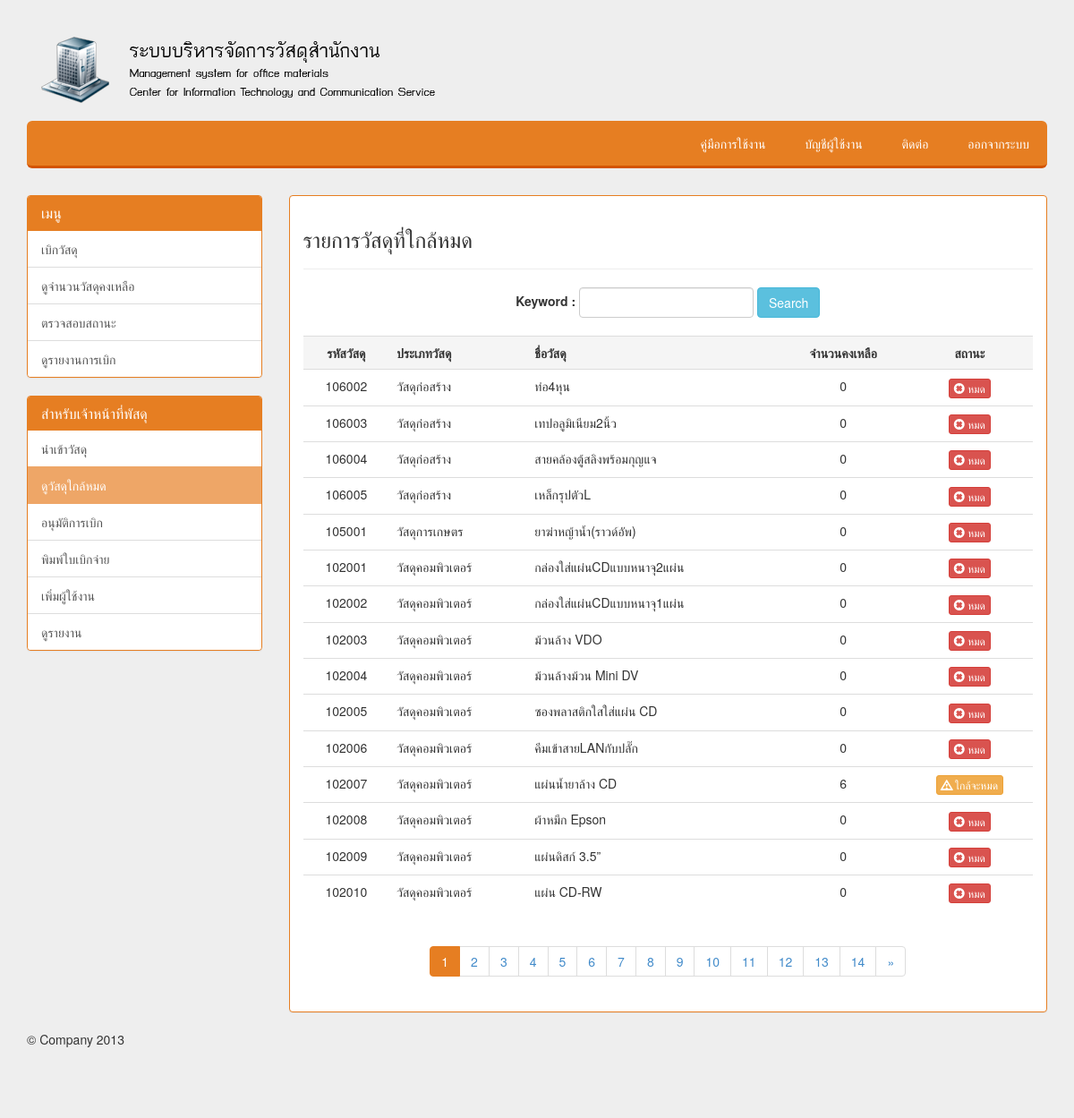
Screenshot of /closeout.php (signed in) with the database file from the repository.
### tables this page shows
CREATE TABLE `category` (
  `c_id` int(3) NOT NULL,
  `c_name` varchar(30) NOT NULL,
  `c_materialid` int(6) NOT NULL,
  `c_materialname` varchar(150) NOT NULL,
  `c_price` double NOT NULL,
  `c_number` int(6) NOT NULL
);

### closeout.php (the view, shortened to what this page needs)
<!DOCTYPE html>
<html>
<head>
  <link href="src/css/main.css" rel="stylesheet">
    <link href="src/css/bootstrap.css" rel="stylesheet">
    <link href="src/signin.css" rel="stylesheet">
    <link href="src/justified-nav.css" rel="stylesheet">
</head>
<body>
<br>
<div class="container">
<? require "menu.php"; ?>
 <div class="col-xs-11 col-sm-9" >
            <div id="tracking" class="panel panel-carot">
              <div class="panel-body">
                  <h3>รายการวัสดุที่ใกล้หมด</h3>
                   <hr>
                   <center>
                   <form class="form-inline" role="form" name="frmSearch" method="get" action="<?=$_SERVER['SCRIPT_NAME'];?>">
							<div class="form-group">
							    <label class="control-label" >Keyword : </label>
							</div>
							<div class="form-group">
							    <input name="keyword" class="form-control" type="text" id="keyword" value="<?=$_GET["keyword"];?>">
							</div>
						<input type="submit" class="btn btn-info" value="Search">
				   </form>
				</center><br>
					<?
					if($_GET["keyword"] != "")
						{
						$strSQL = "SELECT * FROM category WHERE (c_materialname LIKE '%".$_GET["keyword"]."%' or c_materialid LIKE '%".$_GET["keyword"]."%')";
						$objQuery = mysql_query($strSQL) or die ("Error Query [".$strSQL."]");
						$Num_Rows = mysql_num_rows($objQuery);
						$Per_Page = 10;
						$Page = $_GET["Page"];
						if(!$_GET["Page"])
						{
							$Page=1;
						}
						$Prev_Page = $Page-1;
						$Next_Page = $Page+1;
						$Page_Start = (($Per_Page*$Page)-$Per_Page);
						if($Num_Rows<=$Per_Page)
						{
							$Num_Pages =1;
						}
						else if(($Num_Rows % $Per_Page)==0)
						{
							$Num_Pages =($Num_Rows/$Per_Page) ;
						}
						else
						{
							$Num_Pages =($Num_Rows/$Per_Page)+1;
							$Num_Pages = (int)$Num_Pages;
						}
						$strSQL .=" order  by c_name ASC LIMIT $Page_Start , $Per_Page";
						$objQuery  = mysql_query($strSQL);
						?>
						<table class="table">
						  <tr>
							<th class="active"> <div align="center">รหัสวัสดุ </div></th>
							<th class="active">ประเภทวัสดุ </div></th>
							<th class="active">ชื่อวัสดุ </div></th>
							<th class="active"> <div align="center">จำนวนคงเหลือ </div></th>
							<th class="active"> <div align="center">สถานะ </div></th>
						  </tr>
						<?
						while($objResult = mysql_fetch_array($objQuery))
						{
						?>
						  <tr>
							<td><div align="center"><?=$objResult["c_materialid"];?></div></td>
							<td><?=$objResult["c_name"];?></div></td>
							<td><?=$objResult["c_materialname"];?></td>
							<td><div align="center"><?=$objResult["c_number"];?></td>
							<td><div align="center">
							<?
							if($objResult["c_number"] < 10 and  $objResult["c_number"] > 0){
								echo '<button type="button"class="btn btn-warning btn-xs mybtn">
                                <span class="glyphicon glyphicon-warning-sign"></span> '.ใกล้จะหมด.'
                        </button>';
							}
							elseif($objResult["c_number"] == 0 ){
								echo '<button type="button"class="btn btn-danger btn-xs mybtn">
                                <span class="glyphicon glyphicon-remove-sign"></span> '.หมด.'
                        </button>';
							}
							else{
								echo '<button type="button"class="btn btn-success btn-xs mybtn">
                                <span class="glyphicon glyphicon-ok-sign"></span> '.ปกติ.'
                        </button>';
							}
							?>
							</td>
						  </tr>
						<?
						}
						?>
						</table>
						<center>
						<?
						echo '<ul class="pagination">';
						if($Prev_Page)
						{
							echo "<li><a href='$_SERVER[SCRIPT_NAME]?Page=$Prev_Page&keyword=$_GET[keyword]'>&laquo;</a></li>";
						}
						for($i=1; $i<=$Num_Pages; $i++){
							if($i != $Page)
							{
								echo "<li><a href='$_SERVER[SCRIPT_NAME]?Page=$i&keyword=$_GET[keyword]'>$i</a></li>";
							}
							else
							{
								echo "<li class='active'><a href=''>$i</a></li>";
							}
						}
						if($Page!=$Num_Pages)
						{
							echo "<li><a href='$_SERVER[SCRIPT_NAME]?Page=$Next_Page&keyword=$_GET[keyword]'>&raquo;</a></li></ul>";
						}
						}
						else{
						$strSQL = "SELECT * FROM category Where c_number < '10'";
						$objQuery = mysql_query($strSQL) or die ("Error Query [".$strSQL."]");
						$Num_Rows = mysql_num_rows($objQuery);
						$Per_Page = 15;
						$Page = $_GET["Page"];
						if(!$_GET["Page"])
						{
							$Page=1;
						}
						$Next_Page = $Page+1;
						$Page_Start = (($Per_Page*$Page)-$Per_Page);
						if($Num_Rows<=$Per_Page)
						{
							$Num_Pages =1;
						}
						else if(($Num_Rows % $Per_Page)==0)
						{
							$Num_Pages =($Num_Rows/$Per_Page) ;
						}
						else
						{
							$Num_Pages =($Num_Rows/$Per_Page)+1;
							$Num_Pages = (int)$Num_Pages;
						}
						$strSQL .=" order  by c_name ASC LIMIT $Page_Start , $Per_Page";
						$objQuery  = mysql_query($strSQL);
						?>
						<table class="table">
						  <tr>
							<th class="active"> <div align="center">รหัสวัสดุ </div></th>
							<th class="active">ประเภทวัสดุ </div></th>
							<th class="active">ชื่อวัสดุ </div></th>
							<th class="active"> <div align="center">จำนวนคงเหลือ </div></th>
							<th class="active"> <div align="center">สถานะ </div></th>
						<?
						while($objResult = mysql_fetch_array($objQuery))
						{
						?>
						  <tr>
							<td><div align="center"><?=$objResult["c_materialid"];?></div></td>
							<td><?=$objResult["c_name"];?></div></td>
							<td><?=$objResult["c_materialname"];?></td>
							<td><div align="center"><?=$objResult["c_number"];?></td>
							<td><div align="center">
							<?
							if($objResult["c_number"] < 10 and  $objResult["c_number"] > 0){
								echo '<button type="button"class="btn btn-warning btn-xs mybtn">
                                <span class="glyphicon glyphicon-warning-sign"></span> '.ใกล้จะหมด.'
                        </button>';
							}
							elseif($objResult["c_number"] == 0 ){
								echo '<button type="button"class="btn btn-danger btn-xs mybtn">
                                <span class="glyphicon glyphicon-remove-sign"></span> '.หมด.'
                        </button>';
							}
							else{
								echo '<button type="button"class="btn btn-success btn-xs mybtn">
                                <span class="glyphicon glyphicon-ok-sign"></span> '.ปกติ.'
                        </button>';
							}
							?>
							</td>
						  </tr>
						<?
						}
						?>
						<center>
						<?
						echo '<ul class="pagination">';
						for($i=1; $i<=$Num_Pages; $i++){
							if($i != $Page)
							{
								echo "<li><a href='$_SERVER[SCRIPT_NAME]?Page=$i&keyword=$_GET[keyword]'>$i</a></li>";
							}
							else
							{
								echo "<li class='active'><a href=''>$i</a></li>";
							}
						}
						if($Page!=$Num_Pages)
						{
							echo "<li><a href='$_SERVER[SCRIPT_NAME]?Page=$Next_Page&keyword=$_GET[keyword]'>&raquo;</a></li></ul>";
						}
						}
						?>
						</center>
<? require "footer.php"; ?>
</body>
</html>

### src/css/main.css (style rules this page uses)
body { font-family: 'Open Sans', sans-serif; background:#ecf0f1; }
a { text-decoration:none; color:white; }

### src/signin.css (style rules this page uses)
body { padding-top: 40px; padding-bottom: 40px; background-color: #eee; }

### src/justified-nav.css (style rules this page uses)
body { padding-top: 20px; }

### rows the page displays
category: c_materialid "106002", c_name "วัสดุก่อสร้าง", c_materialname "ท่อ4หุน", c_number "0"
category: c_materialid "106003", c_name "วัสดุก่อสร้าง", c_materialname "เทปอลูมิเนียม2นิ้ว", c_number "0"
category: c_materialid "106004", c_name "วัสดุก่อสร้าง", c_materialname "สายคล้องตู้สลิงพร้อมกุญแจ", c_number "0"
category: c_materialid "106005", c_name "วัสดุก่อสร้าง", c_materialname "เหล็กรุปตัวL", c_number "0"
category: c_materialid "105001", c_name "วัสดุการเกษตร", c_materialname "ยาฆ่าหญ้าน้ำ(ราวด์อัพ)", c_number "0"
category: c_materialid "102001", c_name "วัสดุคอมพิวเตอร์", c_materialname "กล่องใส่แผ่นCDแบบหนาจุ2แผ่น", c_number "0"
category: c_materialid "102002", c_name "วัสดุคอมพิวเตอร์", c_materialname "กล่องใส่แผ่นCDแบบหนาจุ1แผ่น", c_number "0"
category: c_materialid "102003", c_name "วัสดุคอมพิวเตอร์", c_materialname "ม้วนล้าง VDO", c_number "0"
category: c_materialid "102004", c_name "วัสดุคอมพิวเตอร์", c_materialname "ม้วนล้างม้วน Mini DV", c_number "0"
category: c_materialid "102005", c_name "วัสดุคอมพิวเตอร์", c_materialname "ซองพลาสติกใสใส่แผ่น CD", c_number "0"
category: c_materialid "102006", c_name "วัสดุคอมพิวเตอร์", c_materialname "คีมเข้าสายLANกับปลั๊ก", c_number "0"
category: c_materialid "102007", c_name "วัสดุคอมพิวเตอร์", c_materialname "แผ่นน้ำยาล้าง CD", c_number "6"
category: c_materialid "102008", c_name "วัสดุคอมพิวเตอร์", c_materialname "ผ้าหมึก Epson", c_number "0"
category: c_materialid "102009", c_name "วัสดุคอมพิวเตอร์", c_materialname "แผ่นดิสก์ 3.5”", c_number "0"
category: c_materialid "102010", c_name "วัสดุคอมพิวเตอร์", c_materialname "แผ่น CD-RW", c_number "0"
